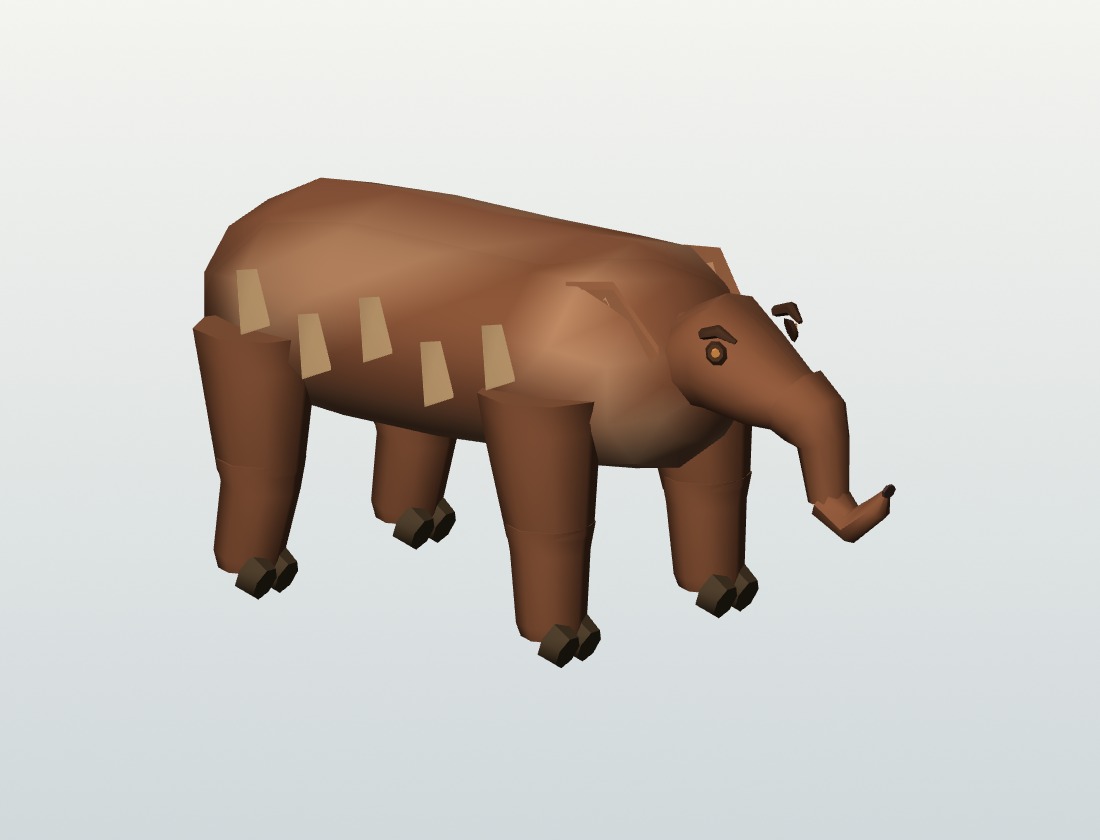
#> input picture assets/models/creatures/mastelio/mastelio-real-3d-three_quarter-v02.png, 1100 x 840 px
$ python compare.py
#> lines starting #> are read from the running program, lines starting #| are printed output that depends on the picture
#!/usr/bin/env python3
"""Compare honest V02 and V03 GLB renderer captures without AI reconstruction."""
from pathlib import Path
from PIL import Image, ImageDraw, ImageFont, ImageOps
ROOT=Path(__file__).resolve().parent.parent
old=Path(__file__).resolve().parents[2]/'mastelio'/'mastelio-real-3d-three_quarter-v02.png'
# local source archive layout may differ; fallback to explicitly shipped prior render.
if not old.is_file():
 old=Path('/mnt/data/Wildhaven_Megafauna_Savana_v02/previews/mastelio-real-3d-three_quarter-v02.png')
new=ROOT/'previews/mastelio-v03-real-glb-three_quarter.png'
if not old.is_file():
 raise FileNotFoundError('Missing real v02 model screenshot; provide it for authentic comparison')
canvas=Image.new('RGB',(2300,1140),'#ecebe2')
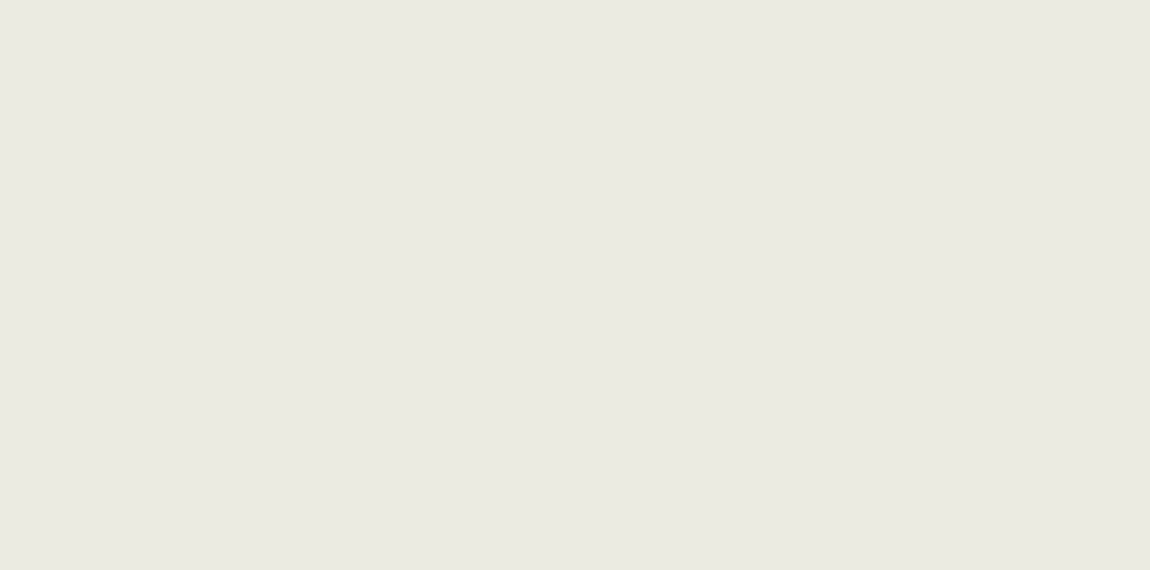
#> canvas: PIL image 2300x1140 RGB (shown at 1/2 size); mean R, G, B 236, 235, 226
d=ImageDraw.Draw(canvas)
try:
 font=ImageFont.truetype('/usr/share/fonts/truetype/dejavu/DejaVuSans-Bold.ttf',34)
 label=ImageFont.truetype('/usr/share/fonts/truetype/dejavu/DejaVuSans.ttf',23)
except OSError:
 font=ImageFont.load_default();label=font
for file,x,tag in [(old,30,'V02 — MODELO ANTERIOR'),(new,1170,'V03 — BLOCKOUT FACETADO')]:
 img=Image.open(file).convert('RGB')
#> img is the input picture: PIL image 1100x840 RGB; mean R, G, B 203.2, 198.3, 192.7
 fit=ImageOps.contain(img,(1070,950))
 canvas.paste(fit,(x+(1070-fit.width)//2,100+(950-fit.height)//2))
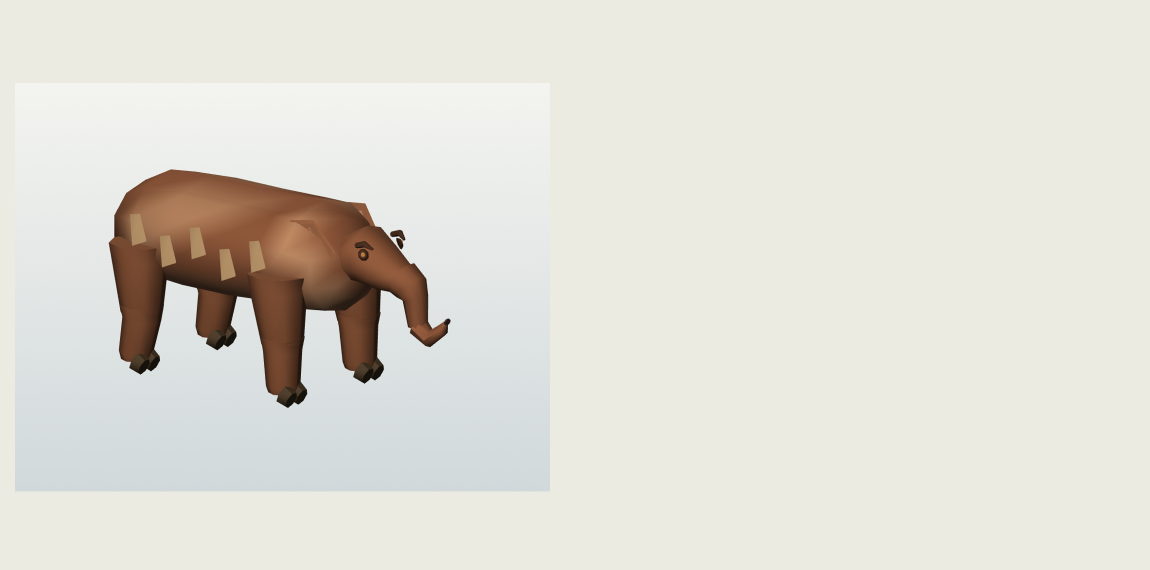
#> canvas: PIL image 2300x1140 RGB (shown at 1/2 size); mean R, G, B 225.1, 222.8, 214.9
#> (the run stopped early here; a loop or call above may not have finished)
